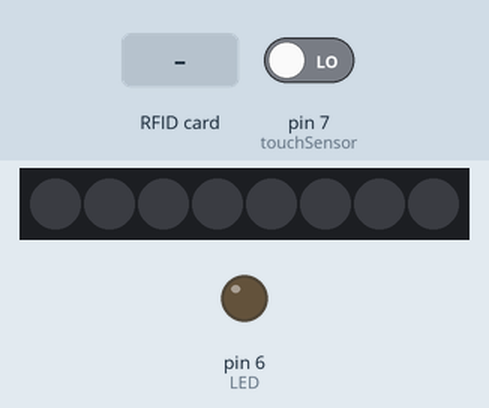
Simulated run of this sketch. Board: Arduino Uno, built with avr-gcc and run on an emulated ATmega328P. On the bench: 8 RGB LEDs in strip order, left to right, output pins drawn as LEDs (lit = HIGH). The inputs (shaded band) are chosen by the test bench; at power-on: pin 7 (touchSensor) LOW. Dim RGB values are drawn brighter than linear; the audio player accepts every command and is not drawn; pins used as bus, display or sensor lines are not drawn; what the sketch prints to the serial monitor is not drawn.

Above: at 1.7 s.
1.8 s: pin 7 (touchSensor) driven HIGH
At 1.86 s:
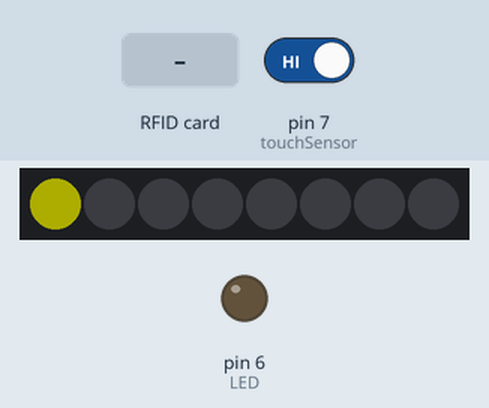
At 3.2 s:
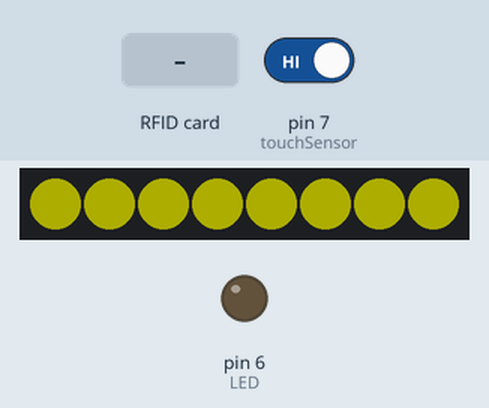
3.5 s: RFID card DA 5D 55 17 held to the reader
Timing chart, 0 to 6.5 s (numbered marks = the images above; inputs shaded):
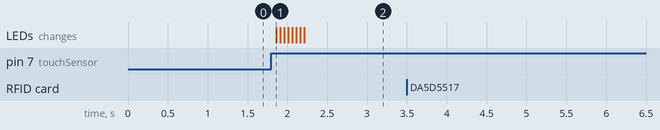

The sketch:

RFID_MP3_Neopixel.ino
```cpp
#include <SPI.h>
#include <MFRC522.h>
#include <Arduino.h>
#include <SoftwareSerial.h>
#include <DFRobotDFPlayerMini.h>
#include <Adafruit_NeoPixel.h>
#ifdef __AVR__
#include <avr/power.h> // Required for 16 MHz Adafruit Trinket
#endif

#define RST_PIN         9           // Configurable, see typical pin layout above
#define SS_PIN          10          // Configurable, see typical pin layout above
#define LED_PIN         5           // neopixel pin
#define LED_COUNT       8          // neopixel

Adafruit_NeoPixel strip(LED_COUNT, LED_PIN, NEO_GRB + NEO_KHZ800);

int touchSensor = 7;
int LED = 6;
int val = 0;   // 버튼 상태를 저장하는 변수
int val_OLD = 0;
int State = 0; // 0: LED OFF, 1: LED ON

int volume = 20;
void playMusic(int vol, int i);
SoftwareSerial mySoftwareSerial(2, 3); // RX, TX
DFRobotDFPlayerMini myDFPlayer;

MFRC522 mfrc522(SS_PIN, RST_PIN);   // Create MFRC522 instance

#define CARD1 "DA 5D 55 17" // 1번카드
#define CARD2 "35 88 86 4B" // 2번카드

void setup() {
  strip.begin();           // INITIALIZE NeoPixel strip object (REQUIRED)
  strip.show();            // Turn OFF all pixels ASAP
  strip.setBrightness(50); // Set BRIGHTNESS to about 1/5 (max = 255)

  mySoftwareSerial.begin(9600);
  Serial.begin(115200);
  // Initialize serial communications with the PC
  SPI.begin();                                                  // Init SPI bus
  mfrc522.PCD_Init();                                           // Init MFRC522 card
  Serial.println(F("Read personal data on a MIFARE PICC:"));    //shows in serial that it is ready to read

  if (!myDFPlayer.begin(mySoftwareSerial)) {  //Use softwareSerial to communicate with mp3.
    Serial.println(F("Unable to begin:"));
    Serial.println(F("1.Please recheck the connection!"));
    Serial.println(F("2.Please insert the SD card!"));
    while (true) {
      delay(0); // Code to compatible with ESP8266 watch dog.
    }
  }
  Serial.println(F("DFPlayer Mini online."));

  myDFPlayer.volume(1);       // value 0~30

  pinMode(touchSensor, INPUT);
  pinMode(LED, OUTPUT);
}

void loop() {

  int val = digitalRead(touchSensor);
  if ( (val == HIGH) && (val_OLD == LOW) ) {
    State = 1 - State;
    delay(10);
  }
  val_OLD = val;

  // 버튼을 눌렀을 때 버튼 상태가 HIGH면
  if (State == HIGH) {
    //digitalWrite(LED, HIGH);  // LED를 켬
    colorWipe(strip.Color(255,   255,   0), 50); // Red
    //rainbow(10);
  }
  else {
    //digitalWrite(LED, LOW); // LED를 끔
    colorWipe(strip.Color(0,   0,   0), 50); // off
  }

  // Look for new cards
  if ( ! mfrc522.PICC_IsNewCardPresent())
  {
    return;
  }
  // Select one of the cards
  if ( ! mfrc522.PICC_ReadCardSerial())
  {
    return;
  }
  //Show UID on serial monitor
  //Serial.print("UID tag :");
  String content = "";
  byte letter;
  for (byte i = 0; i < mfrc522.uid.size; i++)
  {
    //Serial.print(mfrc522.uid.uidByte[i] < 0x10 ? " 0" : " ");
    //Serial.print(mfrc522.uid.uidByte[i], HEX);
    content.concat(String(mfrc522.uid.uidByte[i] < 0x10 ? " 0" : " "));
    content.concat(String(mfrc522.uid.uidByte[i], HEX));
  }

  //Serial.println();
  //Serial.print("Message : ");

  content.toUpperCase();
  if (content.substring(1) == CARD1) //change here the UID of the card/cards that you want to give access
  {
    Serial.println("1");
    playMusic(volume, 1);
    delay(20);
  } else if (content.substring(1) == CARD2) {
    Serial.println("2");
    playMusic(volume, 2);
    delay(20);
  } else {
    Serial.println("0"); //Access denied.
    myDFPlayer.stop();
    delay(20);
  }

  mfrc522.PICC_HaltA();
  mfrc522.PCD_StopCrypto1();
}

void playMusic(int vol, int i)
{
  myDFPlayer.volume(vol);  //Set volume value. From 0 to 30
  myDFPlayer.play(i);  //Play the first mp3
}

void colorWipe(uint32_t color, int wait) {
  for (int i = 0; i < strip.numPixels(); i++) { // For each pixel in strip...
    strip.setPixelColor(i, color);         //  Set pixel's color (in RAM)
    strip.show();                          //  Update strip to match
    delay(wait);                           //  Pause for a moment
  }
}

void rainbow(int wait) {
  for (long firstPixelHue = 0; firstPixelHue < 5 * 65536; firstPixelHue += 256) {
    for (int i = 0; i < strip.numPixels(); i++) { // For each pixel in strip...
      int pixelHue = firstPixelHue + (i * 65536L / strip.numPixels());
      strip.setPixelColor(i, strip.gamma32(strip.ColorHSV(pixelHue)));
    }
    strip.show(); // Update strip with new contents
    delay(wait);  // Pause for a moment
  }
}
```

Measured:
- after the input at 1.8 s, the LEDs: change after 0.06 s (image 1)
- after the input at 3.5 s, every drawn part: stays the same
